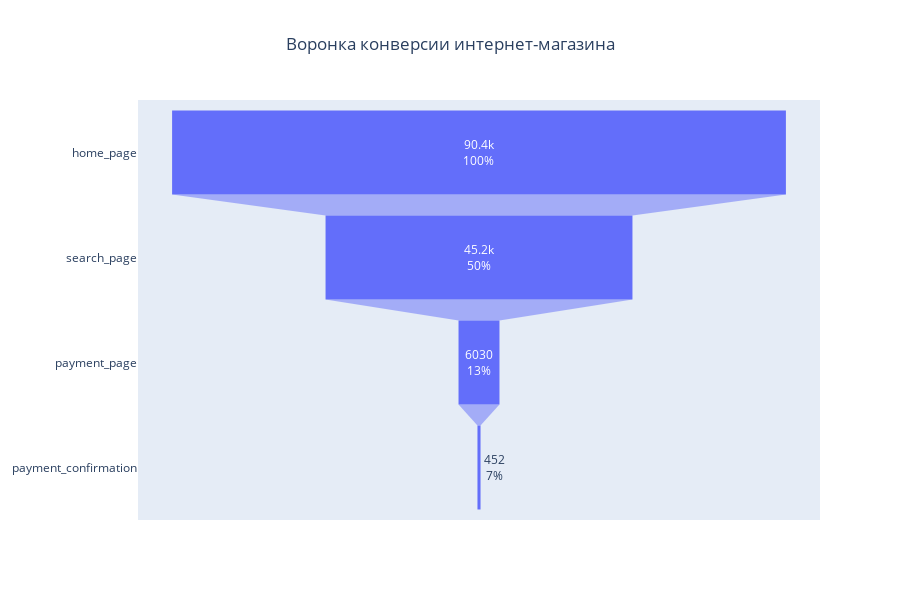

Here is the notebook cell this chart was saved with:
### Code cell
from plotly import graph_objects as gr

fig = gr.Figure(gr.Funnel(
      y=summary["stage"],
      x=summary["number"],
      textinfo = "value + percent previous"
))

fig.update_layout(
    title = "Воронка конверсии интернет-магазина",
    title_x = 0.5,
    autosize = False,
    width = 900,
    height = 600
)

fig.show()

### Figure 1 — Plotly figure (JSON) as saved in the notebook; plotly's stock layout.template omitted (floating-point values rounded to 4 significant figures)
{"data": [{"textinfo": "value+percent previous", "type": "funnel", "x": [90400, 45200, 6030, 452], "y": ["home_page", "search_page", "payment_page", "payment_confirmation"]}], "layout": {"autosize": false, "height": 600, "title": {"text": "Воронка конверсии интернет-магазина", "x": 0.5}, "width": 900}}
